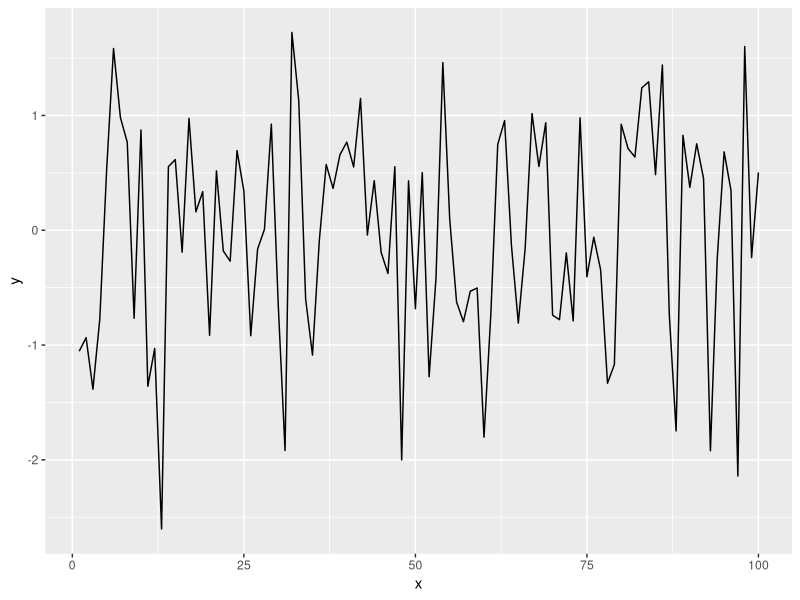

Source code (R):
## ---- chunk 1
library(ggplot2)
x = seq(1:100)
y = rnorm(100)
dat = data.frame(x, y)
ggplot(dat, aes(x = x, y = y)) +
geom_line()
